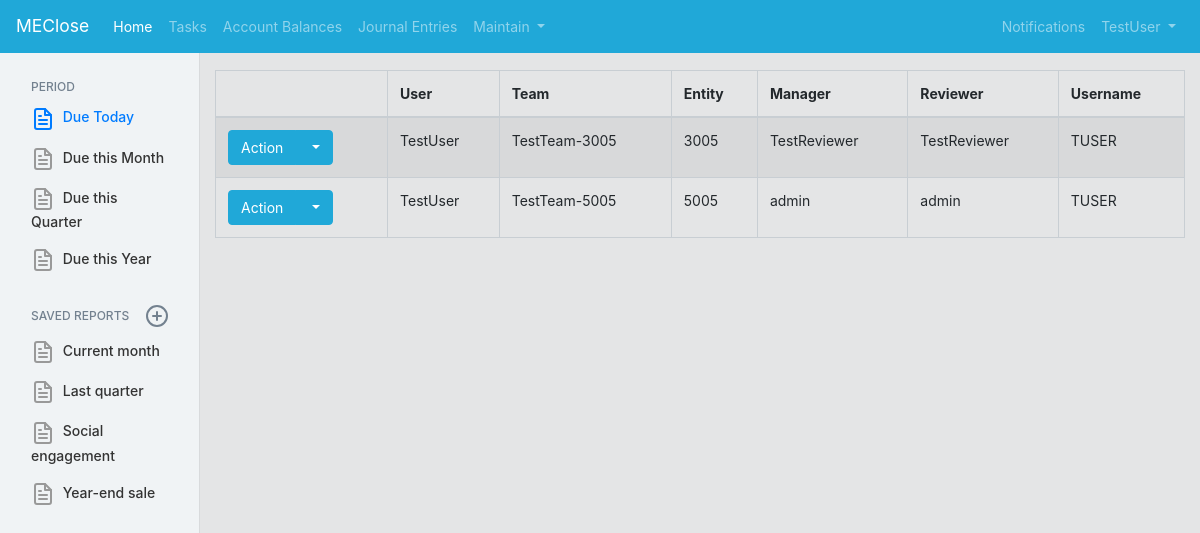
/ClosePortal/users/ (signed in), run on the app's committed database.
### CompanyMaintain/models.py (models this page shows, shortened)
class userReviewerMapping(models.Model):
    user = models.ForeignKey(User, on_delete=models.PROTECT, related_name="user_user")
    userTeam = models.ForeignKey(userDefinedTeam, on_delete=models.PROTECT, related_name="user_team") #consider setting delete to cascade or default, and giving a default value
    userManager = models.ForeignKey(User, on_delete=models.PROTECT, related_name="user_Manager")
    userReviewer = models.ForeignKey(User, on_delete=models.PROTECT, related_name="user_Reviewer") #the assigned reviewer can be different than the direct manager (i.e. Accountant -> Senior Accountant -> Manager, where senior reviews)
    systemIdentifier = models.CharField(max_length=200)
    entity = models.ForeignKey(userDefinedEntity, on_delete=models.PROTECT, related_name="entity_userReviewerMapping", default=1)
    class Meta:
        constraints = [
            models.UniqueConstraint(fields=['user', 'entity'], name='unique_EntityUser')
        ]

class userDefinedTeam(models.Model):
    team = models.CharField(max_length=200)
    teamOwner = models.ForeignKey(User, on_delete=models.PROTECT, related_name="user_teamOwner")
    entity = models.ForeignKey(userDefinedEntity, on_delete=models.PROTECT, related_name="entity_userDefinedTeam", default=1)
    class Meta:
        constraints = [
            models.UniqueConstraint(fields=['team', 'entity'], name='unique_EntityTeam')
        ]
    def __str__(self):
        return str(self.team) + "-" + str(self.entity)

class userDefinedEntity(models.Model):
    entity = models.CharField(max_length=200, default="Select Entity")
    def __str__(self):
        return self.entity

### CompanyMaintain/views.py (the view)
# urls.py: path('users/', UserList_List.as_view(), name='userlist'),
@method_decorator(decorators, name='dispatch')
class UserList_List(ListView):
    template_name = 'CloseApplication/userlist/userlist_list.html'
    model = userReviewerMapping

### CloseApplication/templates/CloseApplication/userlist/userlist_list.html (shortened to what this page needs)
{% extends "CloseApplication/base.html" %}
{% load staticfiles %}
{% block content %}
<table class="table table-striped table-bordered table-hover" id="EntryApproval_ChecklistTable">
    <thead>
        <tr>
            <th></th>
            <th>User</th>
            <th>Team</th>
            <th>Entity</th>
            <th>Manager</th>
            <th>Reviewer</th>
            <th>Username</th>
        </tr>
    </thead>
    {% for tableValue in object_list %}
    <tr>
        <td>
            <div class="btn-group">
                <button type="button" class="btn btn-primary">Action</button>
                <button type="button" class="btn btn-primary dropdown-toggle" data-toggle="dropdown">
                </button>
            </div>
        </td>
        <td>{{ tableValue.user }}</td>
        <td>{{ tableValue.userTeam }}</td>
        <td>{{ tableValue.entity }}</td>
        <td>{{ tableValue.userManager }}</td>
        <td>{{ tableValue.userReviewer }}</td>
        <td>{{ tableValue.systemIdentifier }}</td>
    </tr>
    {% endfor %}
</table>
{% endblock %}

### CloseApplication/templates/CloseApplication/base.html (shortened to what this page needs)
<!DOCTYPE html>
<html>
<head>
    {% load static %}
    <link rel="stylesheet" href="https://cdn.datatables.net/1.10.19/css/dataTables.bootstrap4.min.css">
    <link rel="stylesheet" href="https://maxcdn.bootstrapcdn.com/bootstrap/4.0.0/css/bootstrap.min.css">
    <link rel="stylesheet" href="{% static 'CloseApplication/jquery.dataTables.min.css' %}">
    <link rel="stylesheet" href="https://cdn.jsdelivr.net/npm/simplebar@latest/dist/simplebar.css"/>
    <link rel="stylesheet" href="{% static 'CloseApplication/sidenavbar.css' %}">
    <link rel="stylesheet" href="{% static 'CloseApplication/coreui.min.css' %}?v=0004"></script>
</head>
<body>
      <nav class="navbar fixed-top navbar-expand-lg navbar-dark bg-primary">
        <a class="navbar-brand" href="#">MEClose</a>
        <div class="collapse navbar-collapse" id="navbarSupportedContent">
          <ul class="navbar-nav mr-auto">
            <li class="nav-item active">
              <a class="nav-link" href="/ClosePortal/CloseSummary">Home<span class="sr-only">(current)</span></a>
            </li>
            <li class="nav-item">
              <a class="nav-link" href="/ClosePortal/tasks/">Tasks</a>
            </li>
            <li class="nav-item">
                    <a class="nav-link" href="/ClosePortal/accountrecs/">Account Balances</a>
            </li>
            <li class="nav-item">
                    <a class="nav-link" href="/ClosePortal/entryapprovals/">Journal Entries</a>
            </li>
            <li class="nav-item dropdown">
              <a class="nav-link dropdown-toggle" href="#" id="navbarDropdown" role="button" data-toggle="dropdown" aria-haspopup="true" aria-expanded="false">
                Maintain
              </a>
            </li>
          </ul>
          <ul class="navbar-nav">
<li class="nav-item dropdown d-md-down-none">
<a class="nav-link" data-toggle="dropdown" href="#" role="button" aria-haspopup="true" aria-expanded="false">
Notifications
</a>
</li>
              <li class="nav-item dropdown">
                  <div class="btn-group">
                      {% if user.is_authenticated %}
                        <span  class="nav-link dropdown-toggle" data-toggle="dropdown" aria-haspopup="true" aria-expanded="false">
                        {{ user.get_username }}
                        </span>
                        {% else %}
                        <div  href="{% url 'login'%}?next={{request.path}}" class="nav-link dropdown-toggle" data-toggle="dropdown" aria-haspopup="false" aria-expanded="false">
                        Login
                        </div>
                        {% endif %}
                    </div>
            </li>
          </ul>
        </div>
      </nav>
    <div class="page-wrap">
    <div class='container-fluid'>
    <div class="row">
        {% include "CloseApplication/sidebarnav.html" %}
        <main role="main" class="col-md-10 col-lg-10">
        {% block content %}{% endblock %}
        </main>
        </div>
        </div>
    </div>
</body>
</html>

### data on the page
userReviewerMapping: user "TestUser", userTeam "TestTeam-3005", entity "3005", userManager "TestReviewer", userReviewer "TestReviewer", systemIdentifier "TUSER"
userReviewerMapping: user "TestUser", userTeam "TestTeam-5005", entity "5005", userManager "admin", userReviewer "admin", systemIdentifier "TUSER"

### other printed values
{{ user.get_username }} "TestUser"
